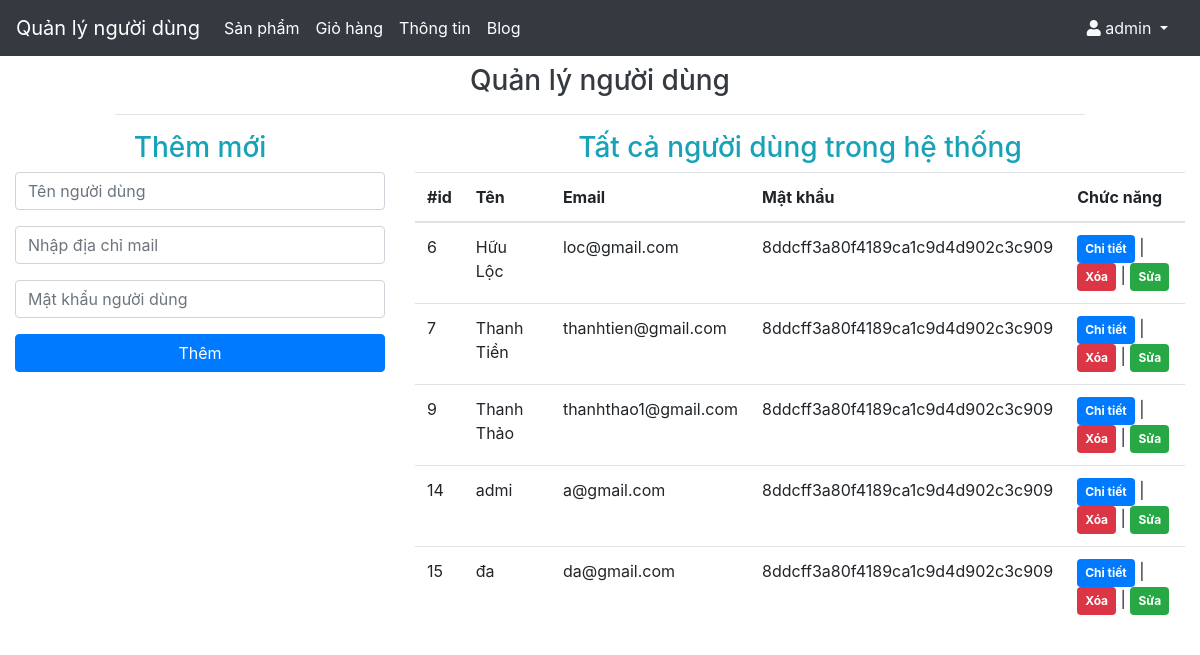
/admin/index.php (signed in), run on an earlier commit of the app's database.
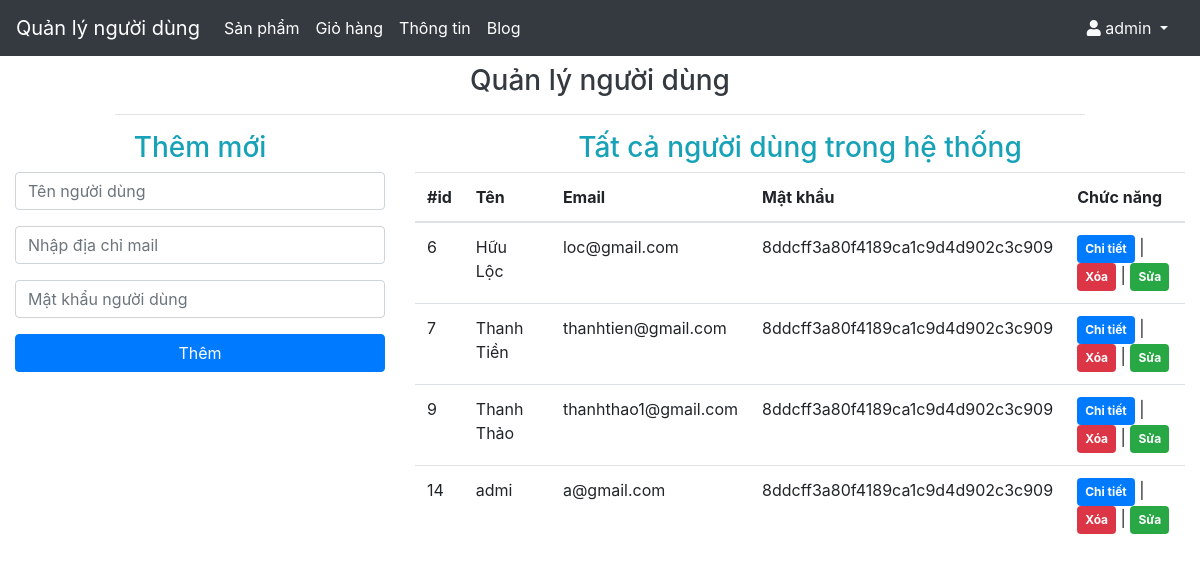
And on a later commit of the database.
### tables this page shows
CREATE TABLE `users` (
  `id` int(11) NOT NULL,
  `username` varchar(255) NOT NULL,
  `email` varchar(255) NOT NULL,
  `password` varchar(255) NOT NULL
);

### admin/action.php (called while the page is built, shortened)
<?php
	$update=false;
	$name="";
	$email="";
	$password="";
?>

### admin/index.php (the view, shortened to what this page needs)
<?php
  include 'action.php';
?>
<!DOCTYPE html>
<html lang="en">
<head>
  <link rel="stylesheet" href="https://maxcdn.bootstrapcdn.com/bootstrap/4.1.3/css/bootstrap.min.css">
  <link rel="stylesheet" type="text/css" href="https://cdn.datatables.net/v/bs4/dt-1.10.18/datatables.min.css" />
  <link
      rel="stylesheet"
      href="https://cdnjs.cloudflare.com/ajax/libs/font-awesome/5.13.0/css/all.min.css"
    />
</head>
<body>
  <nav class="navbar navbar-expand-md bg-dark navbar-dark">
    <a class="navbar-brand" href="#">Quản lý người dùng</a>
    <div class="collapse navbar-collapse" id="collapsibleNavbar">
      <ul class="navbar-nav">
        <li class="nav-item active">
          <a class="nav-link" href="product.php">Sản phẩm</a>
        </li>
        <li class="nav-item active">
        <a class="nav-link" href="cart.php">Giỏ hàng</a>
        </li>
        <li class="nav-item active">
          <a class="nav-link" href="about.php">Thông tin</a>
        </li>
        <li class="nav-item active">
          <a class="nav-link" href="blog.php">Blog</a>
        </li>
      </ul>
    </div>
    <div class="font-roboto font-size-14">
            <a href="#" class="px-3 text-light dropdown-toggle" id="userDropdown" data-toggle="dropdown" aria-haspopup="true" aria-expanded="false">
              <i class="fas fa-user"></i> <?php echo $_SESSION['adminname']; ?>
            </a>
          </div>
  </nav>
  <div class="container-fluid">
    <div class="row justify-content-center">
      <div class="col-md-10">
        <h3 class="text-center text-dark mt-2">Quản lý người dùng</h3>
        <hr>
      </div>
    </div>
    <div class="row">
      <div class="col-md-4">
        <h3 class="text-center text-info">Thêm mới</h3>
        <form action="action.php" method="post" enctype="multipart/form-data">
          <div class="form-group">
            <input type="text" name="name" value="<?= $name; ?>" class="form-control" placeholder="Tên người dùng" required>
          </div>
          <div class="form-group">
            <input type="email" name="email" value="<?= $email; ?>" class="form-control" placeholder="Nhập địa chỉ mail" required>
          </div>
          <div class="form-group">
            <input type="password" name="password" value="<?= $password; ?>" class="form-control" placeholder="Mật khẩu người dùng" required>
          </div>
          <div class="form-group">
            <?php if ($update == true) { ?>
            <input type="submit" name="update" class="btn btn-success btn-block" value="Cập nhật">
            <?php } else { ?>
            <input type="submit" name="add" class="btn btn-primary btn-block" value="Thêm">
            <?php } ?>
          </div>
        </form>
      </div>
      <div class="col-md-8">
        <?php
          $query = 'SELECT * FROM users';
          $stmt = $conn->prepare($query);
          $stmt->execute();
          $result = $stmt->get_result();
        ?>
        <h3 class="text-center text-info">Tất cả người dùng trong hệ thống</h3>
        <table class="table table-hover" id="data-table">
          <thead>
            <tr>
              <th>#id</th>
              <th>Tên</th>
              <th>Email</th>
              <th>Mật khẩu</th>
              <th>Chức năng</th>
            </tr>
          </thead>
          <tbody>
            <?php while ($row = $result->fetch_assoc()) { ?>
            <tr>
              <td><?= $row['id']; ?></td>
              <td><?= $row['username']; ?></td>
              <td><?= $row['email']; ?></td>
              <td><?= $row['password']; ?></td>
              <td>
                <a href="details.php?details=<?= $row['id']; ?>" class="badge badge-primary p-2">Chi tiết</a> |
                <a href="action.php?delete=<?= $row['id']; ?>" class="badge badge-danger p-2" onclick="return confirm('Bạn có muốn xóa người dùng này ?');">Xóa</a> |
                <a href="index.php?edit=<?= $row['id']; ?>" class="badge badge-success p-2">Sửa</a>
              </td>
            </tr>
            <?php } ?>
          </tbody>
        </table>
      </div>
    </div>
  </div>
</body>
</html>

What changed in the data, as far as the page shows it:
removed users: id "15", username "đa", email "da@gmail.com", password "8ddcff3a80f4189ca1c9d4d902c3c909"
